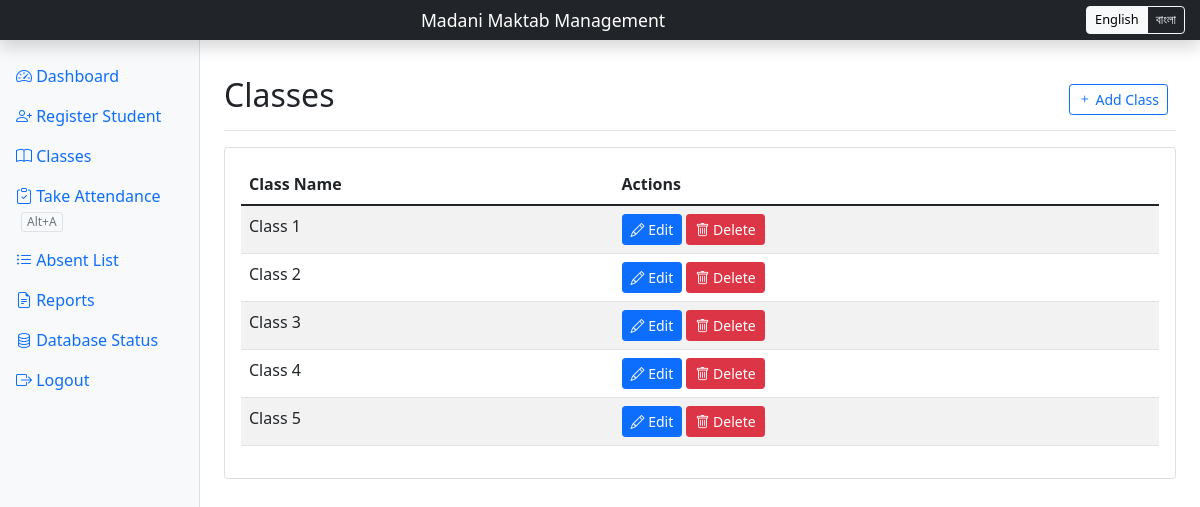
Page /classes (signed in) on the committed database.
### main.py (models this page shows, shortened)
class Class(db.Model):
    id = db.Column(db.Integer, primary_key=True)
    name = db.Column(db.String(50), unique=True, nullable=False)

### main.py (the view)
@app.route('/classes')
@login_required
def classes():
    classes = Class.query.all()
    return render_template('classes.html', classes=classes)

### main.py (called while the page is built)
@login_manager.user_loader
def load_user(user_id):
    return User.query.get(int(user_id))

@app.context_processor
def inject_translations():
    lang = session.get('lang', 'en')
    return {'_': translations[lang]}

### templates/classes.html
{% extends "base.html" %}
{% block content %}
<div class="d-flex justify-content-between flex-wrap flex-md-nowrap align-items-center pt-3 pb-2 mb-3 border-bottom">
    <h1 class="h2">{{ _['classes'] }}</h1>
    <div class="btn-toolbar mb-2 mb-md-0">
        <div class="btn-group me-2">
            <a href="{{ url_for('add_class') }}" class="btn btn-sm btn-outline-primary">
                <i class="bi bi-plus"></i> {{ _['add_class'] }}
            </a>
        </div>
    </div>
</div>
<div class="card">
    <div class="card-body">
        {% if classes %}
        <div class="table-responsive">
            <table class="table table-striped">
                <thead>
                    <tr>
                        <th>{{ _['class_name'] }}</th>
                        <th>{{ _['actions'] }}</th>
                    </tr>
                </thead>
                <tbody>
                    {% for class in classes %}
                    <tr>
                        <td>{{ class.name }}</td>
                        <td>
                            <a href="{{ url_for('edit_class', class_id=class.id) }}" class="btn btn-sm btn-primary">
                                <i class="bi bi-pencil"></i> {{ _['edit'] }}
                            </a>
                            <a href="{{ url_for('delete_class', class_id=class.id) }}" class="btn btn-sm btn-danger" onclick="return confirm('Are you sure?')">
                                <i class="bi bi-trash"></i> {{ _['delete'] }}
                            </a>
                        </td>
                    </tr>
                    {% endfor %}
                </tbody>
            </table>
        </div>
        {% else %}
        <div class="alert alert-info">
            {{ _['no_classes'] }}
        </div>
        {% endif %}
    </div>
</div>
{% endblock %}

### rows in the picture
Class: name "Class 1", edit "Edit", delete "Delete"
Class: name "Class 2", edit "Edit", delete "Delete"
Class: name "Class 3", edit "Edit", delete "Delete"
Class: name "Class 4", edit "Edit", delete "Delete"
Class: name "Class 5", edit "Edit", delete "Delete"

### other values in the picture
{{ _['dashboard'] }} "Dashboard"
{{ _['register_student'] }} "Register Student"
{{ _['classes'] }} "Classes"
{{ _['take_attendance'] }} "Take Attendance"
{{ _['absent_list'] }} "Absent List"
{{ _['reports'] }} "Reports"
{{ _['db_status'] }} "Database Status"
{{ _['logout'] }} "Logout"
{{ _['add_class'] }} "Add Class"
{{ _['class_name'] }} "Class Name"
{{ _['actions'] }} "Actions"
